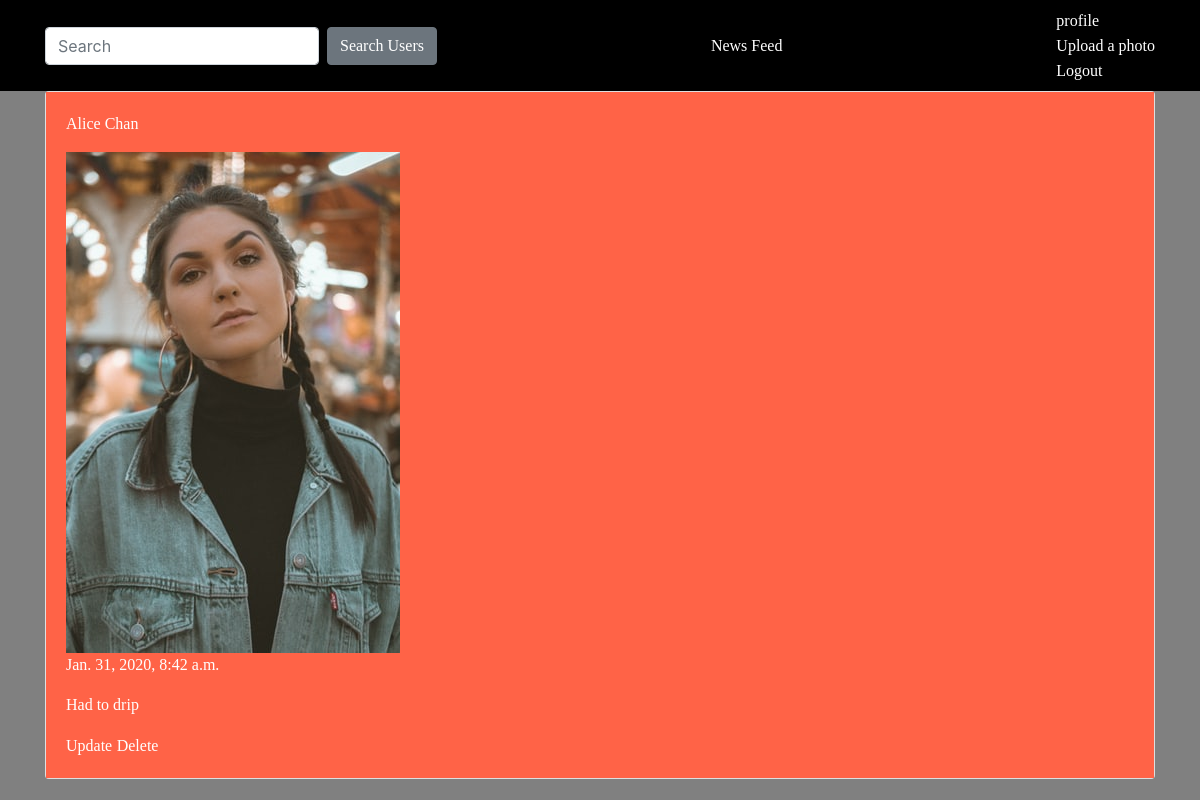
/post/9/ (signed in), run on the app's committed database.
### instagram/models.py (models this page shows, shortened)
class Post(models.Model):
    image= models.ImageField(default="default.jpg", upload_to="profile_pics")
    name = models.CharField(max_length=100)
    caption = models.TextField(max_length=250)
    likes = models.IntegerField(default=0,)
    post_date = models.DateTimeField(auto_now_add=True)
    masterkey = models.ForeignKey(User, on_delete=models.CASCADE)

### instagram/views.py (the view)
# urls.py: url(r'^post/(?P<pk>\d+)/$', DbDetailView.as_view(), name='post-detail'),
class DbDetailView(LoginRequiredMixin,DetailView):
    model = Post
    template_name = 'main/detail.html'

### templates/main/detail.html
{%extends "main/base.html"%}
{%block content%}
<div class="container">
    <div class="card">
        <div class="card-body" style="background-color: tomato;">
            <p style="color: white;font-family:'Kelly Slab', cursive; ">{{object.name}}</p>
            <img src="{{object.image.url}}">
            <p style="color: white; font-family:'Kelly Slab', cursive;  ">{{object.post_date}}</p>
            <p style="color: white;  font-family:'Kelly Slab', cursive;">{{ object.caption }}</p>
            {% if object.masterkey == user %}
            <a href="{%  url 'post-update' object.id %}"
                style="color: white;  font-family:'Kelly Slab', cursive;">Update</a>
            <a href="{%  url 'post-delete' object.id %}"
                style="color: white;   font-family:'Kelly Slab', cursive;">Delete</a>
            {%endif%}
        </div>
    </div>
</div>
{%endblock%}

### data on the page
Post: name "Alice Chan", image (picture), post_date "Jan. 31, 2020, 8:42 a.m.", caption "Had to drip"
